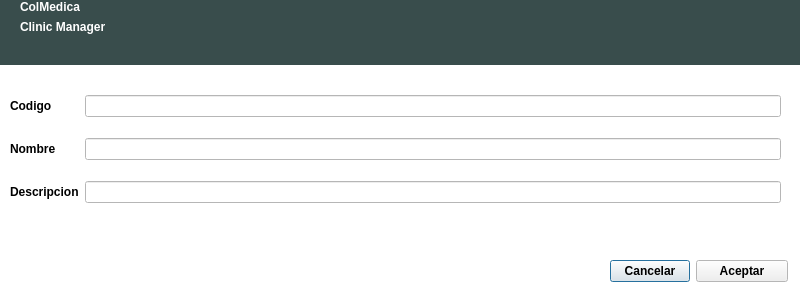
<?xml version="1.0" encoding="UTF-8"?>
<ui version="4.0">
 <class>dialogNuevaCausa</class>
 <widget class="QDialog" name="dialogNuevaCausa">
  <property name="geometry">
   <rect>
    <x>0</x>
    <y>0</y>
    <width>800</width>
    <height>300</height>
   </rect>
  </property>
  <property name="palette">
   <palette>
    <active>
     <colorrole role="Base">
      <brush brushstyle="SolidPattern">
       <color alpha="255">
        <red>255</red>
        <green>255</green>
        <blue>255</blue>
       </color>
      </brush>
     </colorrole>
     <colorrole role="Window">
      <brush brushstyle="SolidPattern">
       <color alpha="255">
        <red>255</red>
        <green>255</green>
        <blue>255</blue>
       </color>
      </brush>
     </colorrole>
    </active>
    <inactive>
     <colorrole role="Base">
      <brush brushstyle="SolidPattern">
       <color alpha="255">
        <red>255</red>
        <green>255</green>
        <blue>255</blue>
       </color>
      </brush>
     </colorrole>
     <colorrole role="Window">
      <brush brushstyle="SolidPattern">
       <color alpha="255">
        <red>255</red>
        <green>255</green>
        <blue>255</blue>
       </color>
      </brush>
     </colorrole>
    </inactive>
    <disabled>
     <colorrole role="Base">
      <brush brushstyle="SolidPattern">
       <color alpha="255">
        <red>255</red>
        <green>255</green>
        <blue>255</blue>
       </color>
      </brush>
     </colorrole>
     <colorrole role="Window">
      <brush brushstyle="SolidPattern">
       <color alpha="255">
        <red>255</red>
        <green>255</green>
        <blue>255</blue>
       </color>
      </brush>
     </colorrole>
    </disabled>
   </palette>
  </property>
  <property name="font">
   <font>
    <weight>75</weight>
    <bold>true</bold>
   </font>
  </property>
  <property name="windowTitle">
   <string>Dialog</string>
  </property>
  <property name="autoFillBackground">
   <bool>true</bool>
  </property>
  <widget class="QWidget" name="widgetCabecera" native="true">
   <property name="geometry">
    <rect>
     <x>0</x>
     <y>0</y>
     <width>800</width>
     <height>65</height>
    </rect>
   </property>
   <property name="palette">
    <palette>
     <active>
      <colorrole role="WindowText">
       <brush brushstyle="SolidPattern">
        <color alpha="255">
         <red>255</red>
         <green>255</green>
         <blue>255</blue>
        </color>
       </brush>
      </colorrole>
      <colorrole role="Base">
       <brush brushstyle="SolidPattern">
        <color alpha="255">
         <red>255</red>
         <green>255</green>
         <blue>255</blue>
        </color>
       </brush>
      </colorrole>
      <colorrole role="Window">
       <brush brushstyle="SolidPattern">
        <color alpha="255">
         <red>57</red>
         <green>77</green>
         <blue>76</blue>
        </color>
       </brush>
      </colorrole>
     </active>
     <inactive>
      <colorrole role="WindowText">
       <brush brushstyle="SolidPattern">
        <color alpha="255">
         <red>255</red>
         <green>255</green>
         <blue>255</blue>
        </color>
       </brush>
      </colorrole>
      <colorrole role="Base">
       <brush brushstyle="SolidPattern">
        <color alpha="255">
         <red>255</red>
         <green>255</green>
         <blue>255</blue>
        </color>
       </brush>
      </colorrole>
      <colorrole role="Window">
       <brush brushstyle="SolidPattern">
        <color alpha="255">
         <red>57</red>
         <green>77</green>
         <blue>76</blue>
        </color>
       </brush>
      </colorrole>
     </inactive>
     <disabled>
      <colorrole role="WindowText">
       <brush brushstyle="SolidPattern">
        <color alpha="255">
         <red>159</red>
         <green>158</green>
         <blue>158</blue>
        </color>
       </brush>
      </colorrole>
      <colorrole role="Base">
       <brush brushstyle="SolidPattern">
        <color alpha="255">
         <red>57</red>
         <green>77</green>
         <blue>76</blue>
        </color>
       </brush>
      </colorrole>
      <colorrole role="Window">
       <brush brushstyle="SolidPattern">
        <color alpha="255">
         <red>57</red>
         <green>77</green>
         <blue>76</blue>
        </color>
       </brush>
      </colorrole>
     </disabled>
    </palette>
   </property>
   <property name="autoFillBackground">
    <bool>true</bool>
   </property>
   <widget class="QWidget" name="layoutWidget_4">
    <property name="geometry">
     <rect>
      <x>20</x>
      <y>0</y>
      <width>162</width>
      <height>70</height>
     </rect>
    </property>
    <layout class="QFormLayout" name="formLayout_5">
     <item row="0" column="0">
      <widget class="QLabel" name="labelColMedica">
       <property name="styleSheet">
        <string notr="true">font: 30pt &quot;Ubuntu Condensed&quot;;
color: rgb(255, 255, 255);</string>
       </property>
       <property name="text">
        <string>ColMedica</string>
       </property>
      </widget>
     </item>
     <item row="1" column="0">
      <widget class="QLabel" name="labelClinicManager">
       <property name="text">
        <string>Clinic Manager</string>
       </property>
      </widget>
     </item>
    </layout>
   </widget>
  </widget>
  <widget class="QWidget" name="layoutWidget">
   <property name="geometry">
    <rect>
     <x>10</x>
     <y>80</y>
     <width>771</width>
     <height>141</height>
    </rect>
   </property>
   <layout class="QGridLayout" name="gridLayout">
    <item row="2" column="0">
     <widget class="QLabel" name="labelDescripcion">
      <property name="text">
       <string>Descripcion</string>
      </property>
     </widget>
    </item>
    <item row="1" column="2">
     <widget class="QLineEdit" name="lineEditNombre">
      <property name="font">
       <font>
        <weight>50</weight>
        <bold>false</bold>
       </font>
      </property>
      <property name="inputMask">
       <string>AAAAAAAAAAAAAAAAAAAAAAAAAAAAAAAAAAAAAAAA; </string>
      </property>
     </widget>
    </item>
    <item row="0" column="2">
     <widget class="QLineEdit" name="lineEdit">
      <property name="readOnly">
       <bool>true</bool>
      </property>
     </widget>
    </item>
    <item row="0" column="0">
     <widget class="QLabel" name="labelCodigo">
      <property name="text">
       <string>Codigo</string>
      </property>
     </widget>
    </item>
    <item row="1" column="0">
     <widget class="QLabel" name="labelNombre">
      <property name="text">
       <string>Nombre</string>
      </property>
     </widget>
    </item>
    <item row="2" column="2">
     <widget class="QLineEdit" name="lineEditDescripcion">
      <property name="font">
       <font>
        <weight>50</weight>
        <bold>false</bold>
       </font>
      </property>
      <property name="inputMask">
       <string>AAAAAAAAAAAAAAAAAAAAAAAAAAAAAAAAAAAAAAAA; </string>
      </property>
     </widget>
    </item>
   </layout>
  </widget>
  <widget class="QWidget" name="layoutWidget_2">
   <property name="geometry">
    <rect>
     <x>610</x>
     <y>260</y>
     <width>178</width>
     <height>29</height>
    </rect>
   </property>
   <layout class="QFormLayout" name="formLayout">
    <item row="0" column="0">
     <widget class="QPushButton" name="pushButtonCancelar">
      <property name="text">
       <string>Cancelar</string>
      </property>
     </widget>
    </item>
    <item row="0" column="1">
     <widget class="QPushButton" name="pushButtonActualizar">
      <property name="text">
       <string>Aceptar</string>
      </property>
     </widget>
    </item>
   </layout>
  </widget>
 </widget>
 <resources/>
 <connections/>
</ui>
